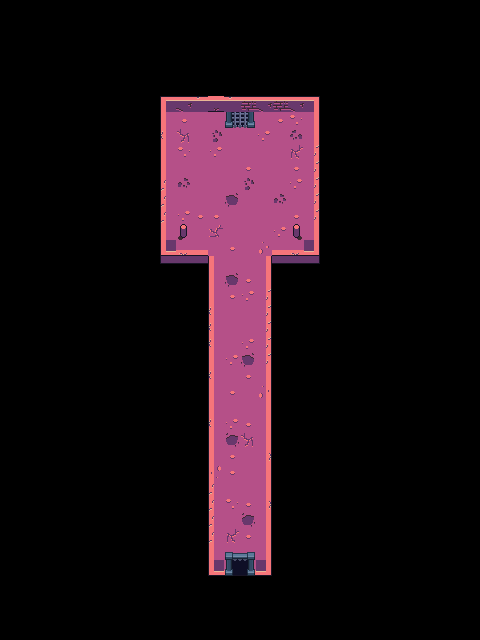

Rendered tile map (Tiled .tmx) drawn with the repository's tilesets; below, a short description and the full map source, tile grids included:
An orthogonal 30x40 tile map with 16x16 px tiles, 2 tile layers (Base, calcelli), 2 tilesets and 3 objects (NPC, porta5_r, Start).

<map version="1.10" tiledversion="1.12.2" orientation="orthogonal" renderorder="right-down" width="30" height="40" tilewidth="16" tileheight="16" infinite="0" nextlayerid="6" nextobjectid="5">
 <tileset firstgid="1" source="../tilestes/tileset_full.tsx" />
 <tileset firstgid="401" source="../tilestes/cristalli.tsx" />
 <layer id="1" name="Base" width="30" height="40">
  <data encoding="csv">
0,0,0,0,0,0,0,0,0,0,0,0,0,0,0,0,0,0,0,0,0,0,0,0,0,0,0,0,0,0,
0,0,0,0,0,0,0,0,0,0,0,0,0,0,0,0,0,0,0,0,0,0,0,0,0,0,0,0,0,0,
0,0,0,0,0,0,0,0,0,0,0,0,0,0,0,0,0,0,0,0,0,0,0,0,0,0,0,0,0,0,
0,0,0,0,0,0,0,0,0,0,0,0,0,0,0,0,0,0,0,0,0,0,0,0,0,0,0,0,0,0,
0,0,0,0,0,0,0,0,0,0,0,0,0,0,0,0,0,0,0,0,0,0,0,0,0,0,0,0,0,0,
0,0,0,0,0,0,0,0,0,0,0,0,0,0,0,0,0,0,0,0,0,0,0,0,0,0,0,0,0,0,
0,0,0,0,0,0,0,0,0,0,81,82,82,82,82,82,82,82,82,84,0,0,0,0,0,0,0,0,0,0,
0,0,0,0,0,0,0,0,0,0,97,98,98,98,98,98,98,98,98,106,0,0,0,0,0,0,0,0,0,0,
0,0,0,0,0,0,0,0,0,0,97,98,98,98,98,98,98,98,98,106,0,0,0,0,0,0,0,0,0,0,
0,0,0,0,0,0,0,0,0,0,97,98,98,98,98,98,98,98,98,106,0,0,0,0,0,0,0,0,0,0,
0,0,0,0,0,0,0,0,0,0,97,98,98,98,98,98,98,98,98,106,0,0,0,0,0,0,0,0,0,0,
0,0,0,0,0,0,0,0,0,0,97,98,98,98,98,98,98,98,98,106,0,0,0,0,0,0,0,0,0,0,
0,0,0,0,0,0,0,0,0,0,97,98,98,98,98,98,98,98,98,106,0,0,0,0,0,0,0,0,0,0,
0,0,0,0,0,0,0,0,0,0,97,98,98,98,98,98,98,98,98,106,0,0,0,0,0,0,0,0,0,0,
0,0,0,0,0,0,0,0,0,0,97,98,98,98,98,98,98,98,98,106,0,0,0,0,0,0,0,0,0,0,
0,0,0,0,0,0,0,0,0,0,3221225556,1610612833,1610612833,98,98,98,98,1610612833,1610612833,3221225553,0,0,0,0,0,0,0,0,0,0,
0,0,0,0,0,0,0,0,0,0,0,0,0,97,98,98,3221225569,0,0,0,0,0,0,0,0,0,0,0,0,0,
0,0,0,0,0,0,0,0,0,0,0,0,0,97,98,98,3221225569,0,0,0,0,0,0,0,0,0,0,0,0,0,
0,0,0,0,0,0,0,0,0,0,0,0,0,97,98,98,3221225569,0,0,0,0,0,0,0,0,0,0,0,0,0,
0,0,0,0,0,0,0,0,0,0,0,0,0,97,98,98,3221225569,0,0,0,0,0,0,0,0,0,0,0,0,0,
0,0,0,0,0,0,0,0,0,0,0,0,0,97,98,98,3221225569,0,0,0,0,0,0,0,0,0,0,0,0,0,
0,0,0,0,0,0,0,0,0,0,0,0,0,97,98,98,3221225569,0,0,0,0,0,0,0,0,0,0,0,0,0,
0,0,0,0,0,0,0,0,0,0,0,0,0,97,98,98,3221225569,0,0,0,0,0,0,0,0,0,0,0,0,0,
0,0,0,0,0,0,0,0,0,0,0,0,0,97,98,98,3221225569,0,0,0,0,0,0,0,0,0,0,0,0,0,
0,0,0,0,0,0,0,0,0,0,0,0,0,97,98,98,3221225569,0,0,0,0,0,0,0,0,0,0,0,0,0,
0,0,0,0,0,0,0,0,0,0,0,0,0,97,98,98,3221225569,0,0,0,0,0,0,0,0,0,0,0,0,0,
0,0,0,0,0,0,0,0,0,0,0,0,0,97,98,98,3221225569,0,0,0,0,0,0,0,0,0,0,0,0,0,
0,0,0,0,0,0,0,0,0,0,0,0,0,97,98,98,3221225569,0,0,0,0,0,0,0,0,0,0,0,0,0,
0,0,0,0,0,0,0,0,0,0,0,0,0,97,98,98,3221225569,0,0,0,0,0,0,0,0,0,0,0,0,0,
0,0,0,0,0,0,0,0,0,0,0,0,0,97,98,98,3221225569,0,0,0,0,0,0,0,0,0,0,0,0,0,
0,0,0,0,0,0,0,0,0,0,0,0,0,97,98,98,3221225569,0,0,0,0,0,0,0,0,0,0,0,0,0,
0,0,0,0,0,0,0,0,0,0,0,0,0,97,98,98,3221225569,0,0,0,0,0,0,0,0,0,0,0,0,0,
0,0,0,0,0,0,0,0,0,0,0,0,0,97,98,98,3221225569,0,0,0,0,0,0,0,0,0,0,0,0,0,
0,0,0,0,0,0,0,0,0,0,0,0,0,97,98,98,3221225569,0,0,0,0,0,0,0,0,0,0,0,0,0,
0,0,0,0,0,0,0,0,0,0,0,0,0,97,98,98,3221225569,0,0,0,0,0,0,0,0,0,0,0,0,0,
0,0,0,0,0,0,0,0,0,0,0,0,0,3221225556,1610612833,1610612833,3221225553,0,0,0,0,0,0,0,0,0,0,0,0,0,
0,0,0,0,0,0,0,0,0,0,0,0,0,0,0,0,0,0,0,0,0,0,0,0,0,0,0,0,0,0,
0,0,0,0,0,0,0,0,0,0,0,0,0,0,0,0,0,0,0,0,0,0,0,0,0,0,0,0,0,0,
0,0,0,0,0,0,0,0,0,0,0,0,0,0,0,0,0,0,0,0,0,0,0,0,0,0,0,0,0,0,
0,0,0,0,0,0,0,0,0,0,0,0,0,0,0,0,0,0,0,0,0,0,0,0,0,0,0,0,0,0
</data>
 </layer>
 <objectgroup id="5" name="Boss">
  <object id="3" name="miniBoss" type="NPC" x="240" y="176">
   <properties>
    <property name="isMiniBoss" type="bool" value="true" />
   </properties>
   <point />
  </object>
 </objectgroup>
 <objectgroup id="4" name="porta">
  <object id="2" name="porta5_r" x="232" y="117" width="16" height="13">
   <properties>
    <property name="condition" value="boss_sconfitto" />
    <property name="dest" value="lvl5_r" />
    <property name="type" value="porta" />
   </properties>
  </object>
 </objectgroup>
 <layer id="2" name="calcelli" width="30" height="40">
  <data encoding="csv">
0,0,0,0,0,0,0,0,0,0,0,0,0,0,0,0,0,0,0,0,0,0,0,0,0,0,0,0,0,0,
0,0,0,0,0,0,0,0,0,0,0,0,0,0,0,0,0,0,0,0,0,0,0,0,0,0,0,0,0,0,
0,0,0,0,0,0,0,0,0,0,0,0,0,0,0,0,0,0,0,0,0,0,0,0,0,0,0,0,0,0,
0,0,0,0,0,0,0,0,0,0,0,0,0,0,0,0,0,0,0,0,0,0,0,0,0,0,0,0,0,0,
0,0,0,0,0,0,0,0,0,0,0,0,0,0,0,0,0,0,0,0,0,0,0,0,0,0,0,0,0,0,
0,0,0,0,0,0,0,0,0,0,0,0,0,0,0,0,0,0,0,0,0,0,0,0,0,0,0,0,0,0,
0,0,0,0,0,0,0,0,0,0,0,87,85,147,85,86,87,86,87,0,0,0,0,0,0,0,0,0,0,0,
0,0,0,0,0,0,0,0,0,0,0,119,0,0,1097,1098,0,119,135,0,0,0,0,0,0,0,0,0,0,0,
0,0,0,0,0,0,0,0,0,0,3221225594,2147483763,0,3758096501,0,0,2147483783,0,2147483765,0,0,0,0,0,0,0,0,0,0,0,
0,0,0,0,0,0,0,0,0,0,0,135,0,2147483783,0,0,0,0,115,3221225585,0,0,0,0,0,0,0,0,0,0,
0,0,0,0,0,0,0,0,0,0,0,0,0,0,0,119,0,0,119,3221225585,0,0,0,0,0,0,0,0,0,0,
0,0,0,0,0,0,0,0,0,0,113,117,0,0,0,3758096501,0,0,2147483783,3221225585,0,0,0,0,0,0,0,0,0,0,
0,0,0,0,0,0,0,0,0,0,113,0,0,0,118,0,0,117,0,3221225585,0,0,0,0,0,0,0,0,0,0,
0,0,0,0,0,0,0,0,0,0,113,2147483783,119,119,0,0,0,0,119,3221225585,0,0,0,0,0,0,0,0,0,0,
0,0,0,0,0,0,0,0,0,0,0,2147483753,0,3758096499,0,0,0,2147483783,105,0,0,0,0,0,0,0,0,0,0,0,
0,0,0,0,0,0,0,0,0,0,0,2684354682,0,0,119,0,1610612871,0,2684354682,0,0,0,0,0,0,0,0,0,0,0,
0,0,0,0,0,0,0,0,0,0,139,140,140,0,0,0,0,140,140,141,0,0,0,0,0,0,0,0,0,0,
0,0,0,0,0,0,0,0,0,0,0,0,0,0,118,119,0,0,0,0,0,0,0,0,0,0,0,0,0,0,
0,0,0,0,0,0,0,0,0,0,0,0,0,0,119,2147483783,3221225585,0,0,0,0,0,0,0,0,0,0,0,0,0,
0,0,0,0,0,0,0,0,0,0,0,0,0,3221225594,0,0,3221225585,0,0,0,0,0,0,0,0,0,0,0,0,0,
0,0,0,0,0,0,0,0,0,0,0,0,0,3221225594,0,0,3221225585,0,0,0,0,0,0,0,0,0,0,0,0,0,
0,0,0,0,0,0,0,0,0,0,0,0,0,3221225594,0,2147483783,3221225585,0,0,0,0,0,0,0,0,0,0,0,0,0,
0,0,0,0,0,0,0,0,0,0,0,0,0,0,2147483783,118,3221225585,0,0,0,0,0,0,0,0,0,0,0,0,0,
0,0,0,0,0,0,0,0,0,0,0,0,0,3221225594,0,119,0,0,0,0,0,0,0,0,0,0,0,0,0,0,
0,0,0,0,0,0,0,0,0,0,0,0,0,0,119,0,1610612871,0,0,0,0,0,0,0,0,0,0,0,0,0,
0,0,0,0,0,0,0,0,0,0,0,0,0,0,0,0,0,0,0,0,0,0,0,0,0,0,0,0,0,0,
0,0,0,0,0,0,0,0,0,0,0,0,0,3221225594,2147483783,119,0,0,0,0,0,0,0,0,0,0,0,0,0,0,
0,0,0,0,0,0,0,0,0,0,0,0,0,0,2147483766,2147483763,0,0,0,0,0,0,0,0,0,0,0,0,0,0,
0,0,0,0,0,0,0,0,0,0,0,0,0,0,119,0,122,0,0,0,0,0,0,0,0,0,0,0,0,0,
0,0,0,0,0,0,0,0,0,0,0,0,0,2684354695,119,0,0,0,0,0,0,0,0,0,0,0,0,0,0,0,
0,0,0,0,0,0,0,0,0,0,0,0,0,113,0,0,0,0,0,0,0,0,0,0,0,0,0,0,0,0,
0,0,0,0,0,0,0,0,0,0,0,0,0,113,135,119,122,0,0,0,0,0,0,0,0,0,0,0,0,0,
0,0,0,0,0,0,0,0,0,0,0,0,0,113,0,2147483766,0,0,0,0,0,0,0,0,0,0,0,0,0,0,
0,0,0,0,0,0,0,0,0,0,0,0,0,113,115,119,0,0,0,0,0,0,0,0,0,0,0,0,0,0,
0,0,0,0,0,0,0,0,0,0,0,0,0,0,1071,1072,0,0,0,0,0,0,0,0,0,0,0,0,0,0,
0,0,0,0,0,0,0,0,0,0,0,0,0,0,1103,1104,0,0,0,0,0,0,0,0,0,0,0,0,0,0,
0,0,0,0,0,0,0,0,0,0,0,0,0,0,0,0,0,0,0,0,0,0,0,0,0,0,0,0,0,0,
0,0,0,0,0,0,0,0,0,0,0,0,0,0,0,0,0,0,0,0,0,0,0,0,0,0,0,0,0,0,
0,0,0,0,0,0,0,0,0,0,0,0,0,0,0,0,0,0,0,0,0,0,0,0,0,0,0,0,0,0,
0,0,0,0,0,0,0,0,0,0,0,0,0,0,0,0,0,0,0,0,0,0,0,0,0,0,0,0,0,0
</data>
 </layer>
 <objectgroup id="3" name="start">
  <object id="4" name="start4_r" type="Start" x="240" y="544">
   <point />
  </object>
 </objectgroup>
</map>
